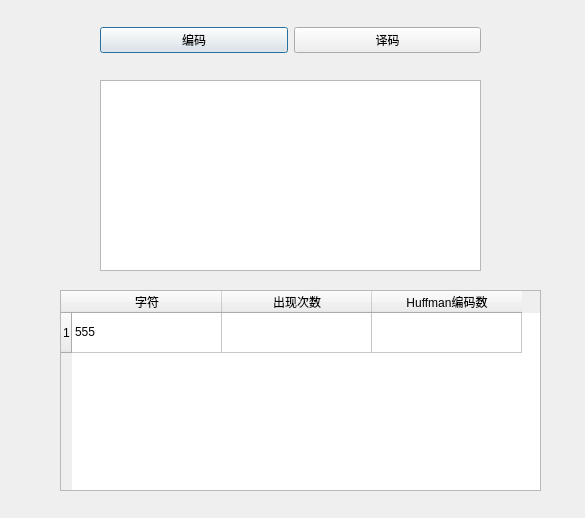
<?xml version="1.0" encoding="UTF-8"?>
<ui version="4.0">
 <class>Dialog</class>
 <widget class="QDialog" name="Dialog">
  <property name="geometry">
   <rect>
    <x>0</x>
    <y>0</y>
    <width>585</width>
    <height>518</height>
   </rect>
  </property>
  <property name="windowTitle">
   <string>Dialog</string>
  </property>
  <widget class="QWidget" name="horizontalLayoutWidget">
   <property name="geometry">
    <rect>
     <x>100</x>
     <y>20</y>
     <width>381</width>
     <height>41</height>
    </rect>
   </property>
   <layout class="QHBoxLayout" name="horizontalLayout">
    <item>
     <widget class="QPushButton" name="pushButtonEncode">
      <property name="text">
       <string>编码</string>
      </property>
     </widget>
    </item>
    <item>
     <widget class="QPushButton" name="pushButtonDecode">
      <property name="text">
       <string>译码</string>
      </property>
     </widget>
    </item>
   </layout>
  </widget>
  <widget class="QTextEdit" name="textEdit">
   <property name="geometry">
    <rect>
     <x>100</x>
     <y>80</y>
     <width>381</width>
     <height>191</height>
    </rect>
   </property>
  </widget>
  <widget class="QTableWidget" name="tableWidget">
   <property name="geometry">
    <rect>
     <x>60</x>
     <y>290</y>
     <width>481</width>
     <height>201</height>
    </rect>
   </property>
   <property name="columnCount">
    <number>3</number>
   </property>
   <attribute name="horizontalHeaderDefaultSectionSize">
    <number>150</number>
   </attribute>
   <attribute name="horizontalHeaderMinimumSectionSize">
    <number>25</number>
   </attribute>
   <attribute name="verticalHeaderDefaultSectionSize">
    <number>40</number>
   </attribute>
   <attribute name="verticalHeaderMinimumSectionSize">
    <number>25</number>
   </attribute>
   <row>
    <property name="text">
     <string>1</string>
    </property>
   </row>
   <column>
    <property name="text">
     <string>字符</string>
    </property>
   </column>
   <column>
    <property name="text">
     <string>出现次数</string>
    </property>
   </column>
   <column>
    <property name="text">
     <string>Huffman编码数</string>
    </property>
   </column>
   <item row="0" column="0">
    <property name="text">
     <string>555</string>
    </property>
   </item>
  </widget>
 </widget>
 <resources/>
 <connections/>
</ui>
